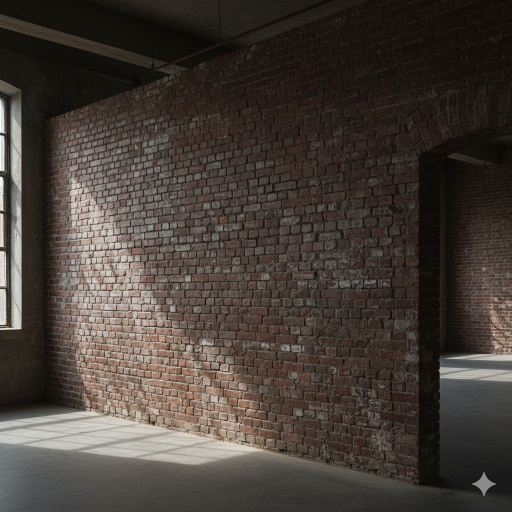
#> input picture taha's_individual/newfyp/test_full_wall.jpg, 1024 x 1024 px (shown at 1/2 size)
$ python step2_process_wall.py
#> lines starting #> are read from the running program, lines starting #| are printed output that depends on the picture; after the words box and inside, x2 and y2 are one past the last pixel; in counts of white or black regions, pixels touching at a corner belong together
import cv2
import numpy as np

# Load the new test image of a full wall
image = cv2.imread('test_full_wall.jpg')
#> image is the input picture: shape (1024, 1024, 3); mean B, G, R 55.6, 61.8, 69.7

if image is None:
    print("Error: 'test_full_wall.jpg' not found.")
    print("Please make sure you saved the new image in the correct folder.")
else:
    print("Image 'test_full_wall.jpg' loaded successfully.")

    # --- Define the 4 corners of the WALL IN THE ORIGINAL IMAGE ---
    # These points define the entire surface of the wall you want to flatten.
    # You will need to adjust these for YOUR specific image if it's different.
    pts_src = np.array([
        [15, 60],    # Approximate Top-Left of the main brick wall
        [750, 20],   # Approximate Top-Right of the main brick wall
        [20, 680],   # Approximate Bottom-Left of the main brick wall
        [750, 710]   # Approximate Bottom-Right of the main brick wall
    ], dtype="float32")

    # --- Define the CONSISTENT TARGET SIZE for the output texture (for all walls) ---
    # This ensures all wall textures, regardless of original photo resolution,
    # are scaled to a standard size for your 3D model.
    # A common texture size for web is 1024x1024 or 2048x2048.
    # Let's target 1024x768 for a rectangular wall.
    target_texture_width, target_texture_height = 1024, 768

    # --- Define the 4 corners of the new, perfectly flat texture ---
    # This will be a perfect rectangle of your target_texture_width x target_texture_height
    pts_dst = np.array([
        [0, 0],                                 # Top-Left
        [target_texture_width - 1, 0],          # Top-Right
        [0, target_texture_height - 1],         # Bottom-Left
        [target_texture_width - 1, target_texture_height - 1] # Bottom-Right
    ], dtype="float32")

    # --- Get the perspective transformation matrix ---
    # This matrix tells OpenCV how to "un-skew" and resize the wall
    matrix = cv2.getPerspectiveTransform(pts_src, pts_dst)

    # --- Apply the transformation (Flattening and Scaling) ---
    # The 'image_warped' is your final flat, scaled wall texture
    image_warped = cv2.warpPerspective(image, matrix, (target_texture_width, target_texture_height))
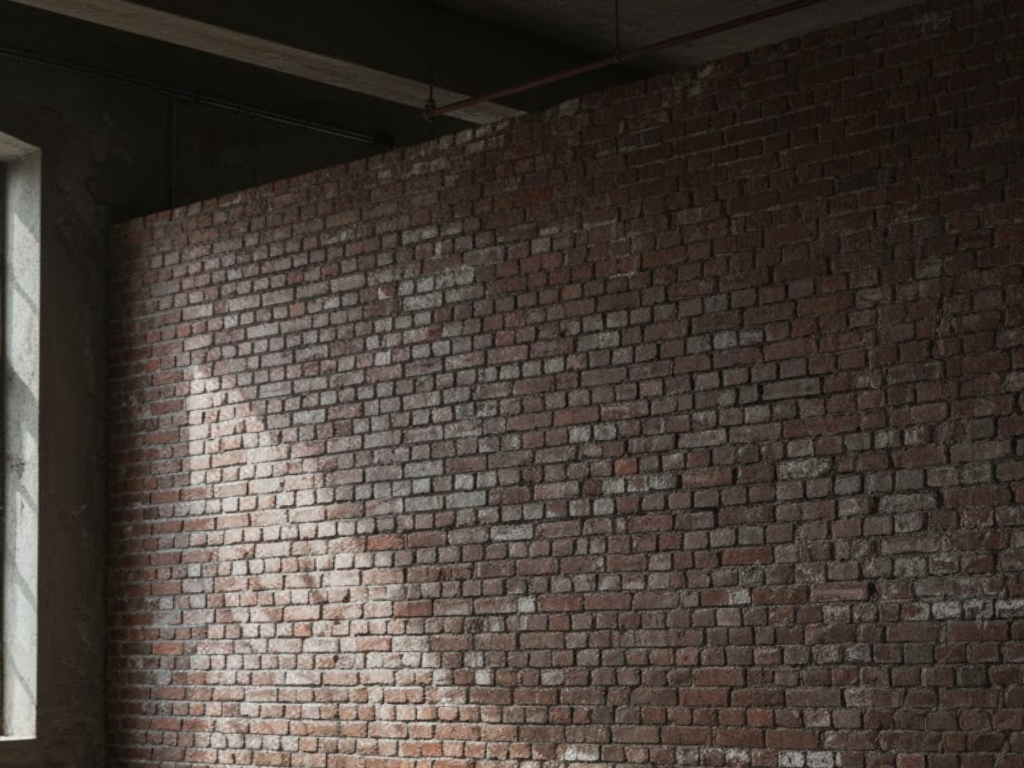
#> image_warped: shape (768, 1024, 3); mean B, G, R 55.7, 61.9, 70.7

    # --- Apply basic stylistic alterations (as per requirement: "improved/altered such that it does not look bad and maybe not even real") ---
    # 1. Gaussian Blur: Smooths out fine details, making it less "real" and reducing noise.
    image_warped = cv2.GaussianBlur(image_warped, (5, 5), 0) # (5,5) is the kernel size, 0 is sigmaX

    # 2. Adjust Brightness/Contrast (Optional, but can make textures more uniform)
    # You can play with alpha (contrast) and beta (brightness)
    # image_warped = cv2.convertScaleAbs(image_warped, alpha=1.1, beta=10) # alpha > 1 increases contrast, beta > 0 increases brightness

    # --- Display and Save the Results ---

    # Draw circles on the original image to show the selected wall corners
    for x, y in pts_src:
        cv2.circle(image, (int(x), int(y)), 8, (0, 0, 255), -1) # Red circles
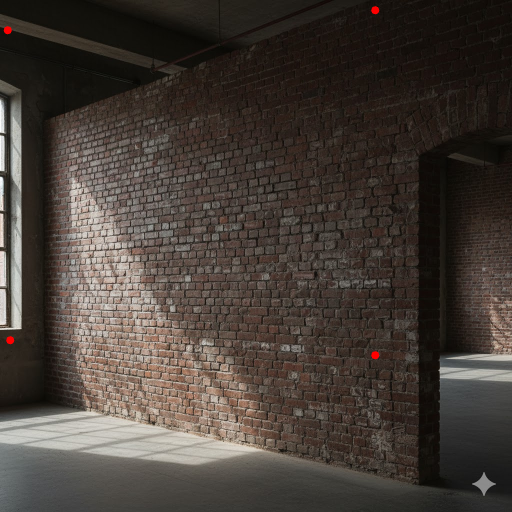
#> image: shape (1024, 1024, 3) (shown at 1/2 size); 0.08% of pixels changed, all inside (x1, y1, x2, y2) = (7, 12, 759, 719)

    # Show both images
    cv2.imshow('Original Wall Photo (with selected corners)', image)
    cv2.imshow('Processed Flat Wall Texture', image_warped)

    # Save the processed texture
    output_filename = 'processed_wall_texture.jpg'
    cv2.imwrite(output_filename, image_warped)
    print(f"Success! '{output_filename}' has been saved in your project folder.")

    print("Press any key on an image window to close.")
    cv2.waitKey(0)
    cv2.destroyAllWindows()

$ run again, with taha's_individual/newfyp/test_wall.jpg copied over taha's_individual/newfyp/test_full_wall.jpg
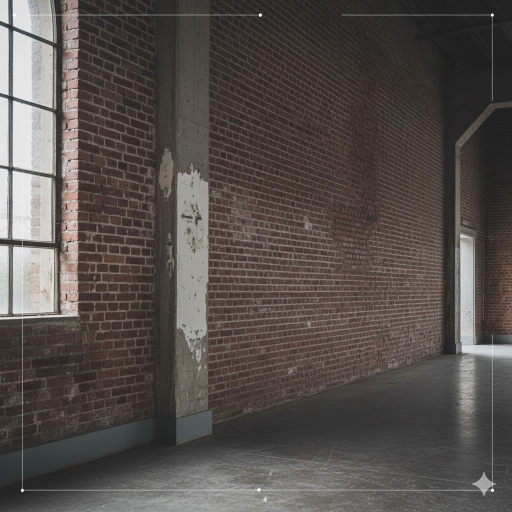
#> input picture taha's_individual/newfyp/test_wall.jpg, 1024 x 1024 px (shown at 1/2 size)
#> image is the input picture: shape (1024, 1024, 3); mean B, G, R 75.8, 79.2, 85.5
#> `image_warped = cv2.warpPerspective(image, matrix, (target_texture_widt..`:
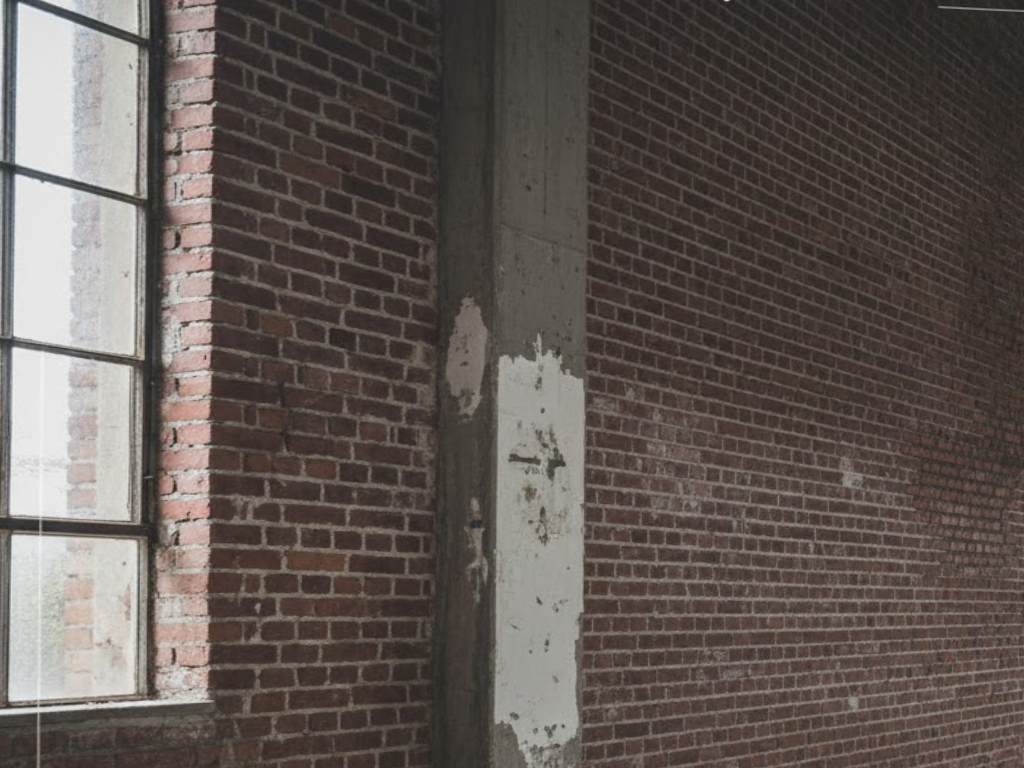
#> image_warped: shape (768, 1024, 3); mean B, G, R 83.4, 87.9, 96.8
#> after the loop `for x, y in pts_src:`:
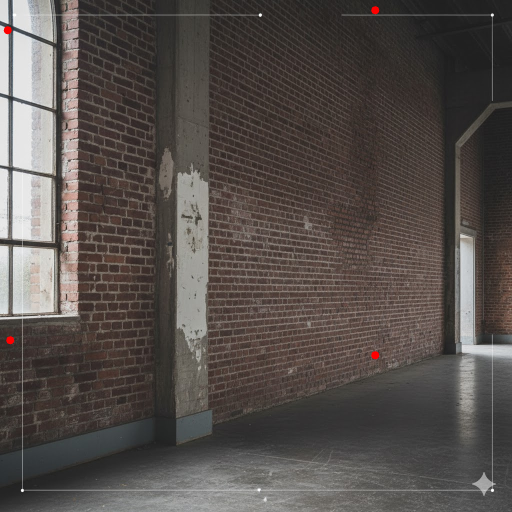
#> image: shape (1024, 1024, 3) (shown at 1/2 size); 0.08% of pixels changed, all inside (x1, y1, x2, y2) = (7, 12, 759, 719)

$ run again, with taha's_individual/newfyp/texture_wall_1_north.jpg copied over taha's_individual/newfyp/test_full_wall.jpg
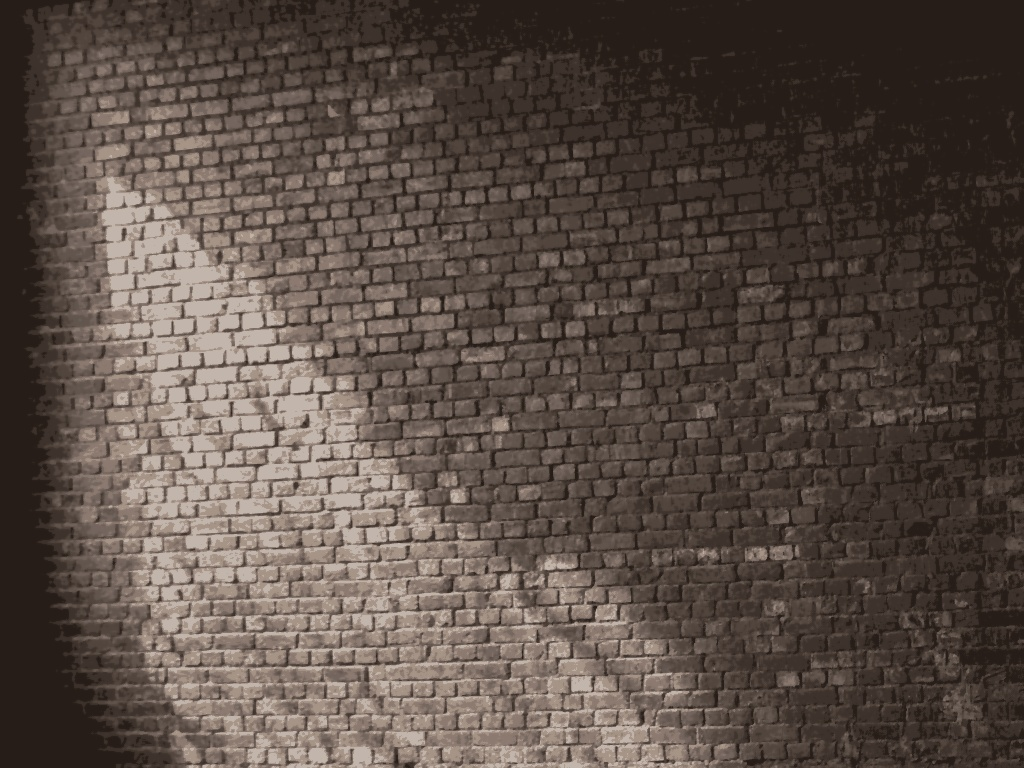
#> input picture taha's_individual/newfyp/texture_wall_1_north.jpg, 1024 x 768 px
#> image is the input picture: shape (768, 1024, 3); mean B, G, R 69.8, 77.4, 89.9
#> `image_warped = cv2.warpPerspective(image, matrix, (target_texture_widt..`:
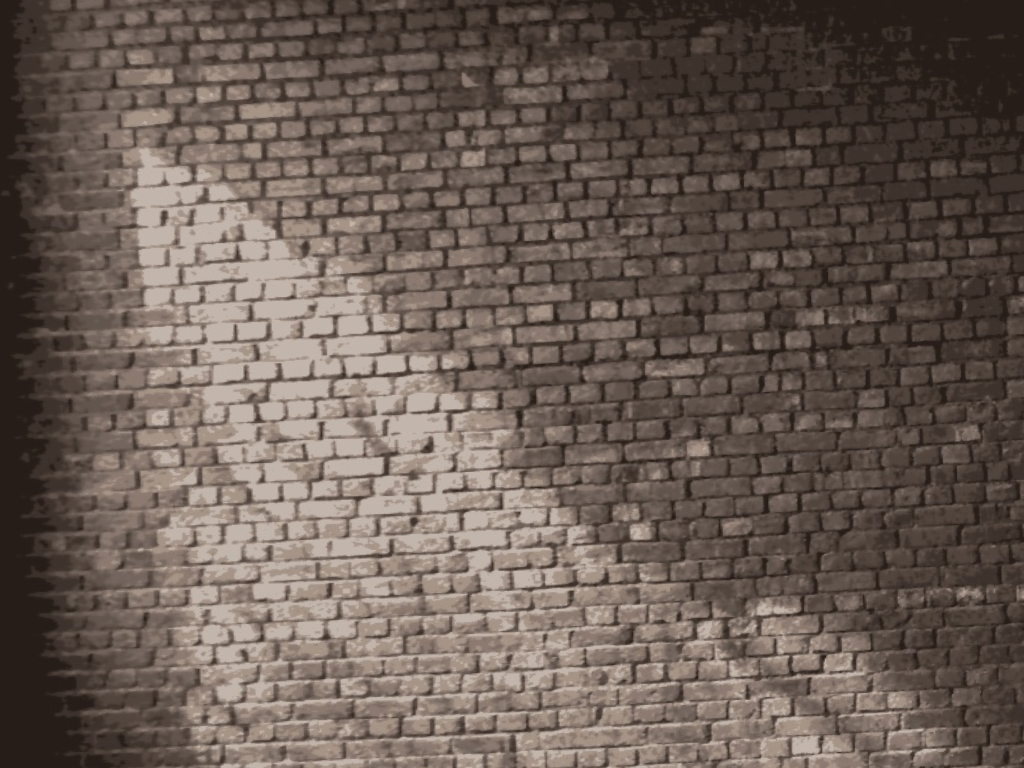
#> image_warped: shape (768, 1024, 3); mean B, G, R 84.7, 92.9, 106.4
#> after the loop `for x, y in pts_src:`:
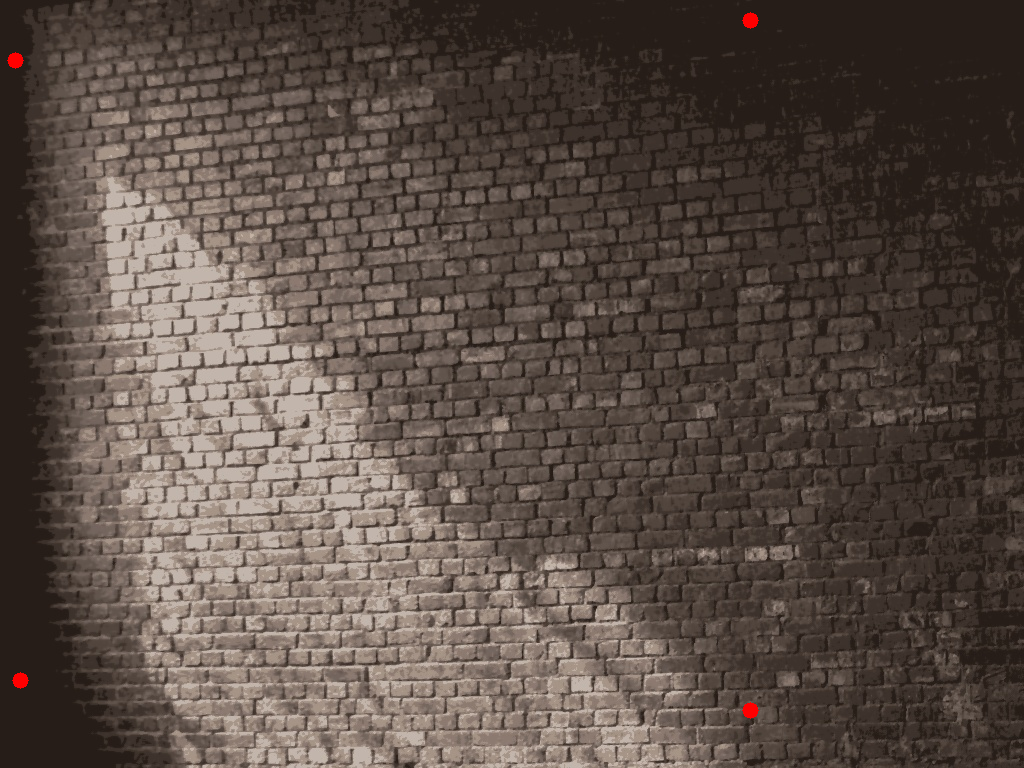
#> image: shape (768, 1024, 3); 0.1% of pixels changed, all inside (x1, y1, x2, y2) = (7, 12, 759, 719)
